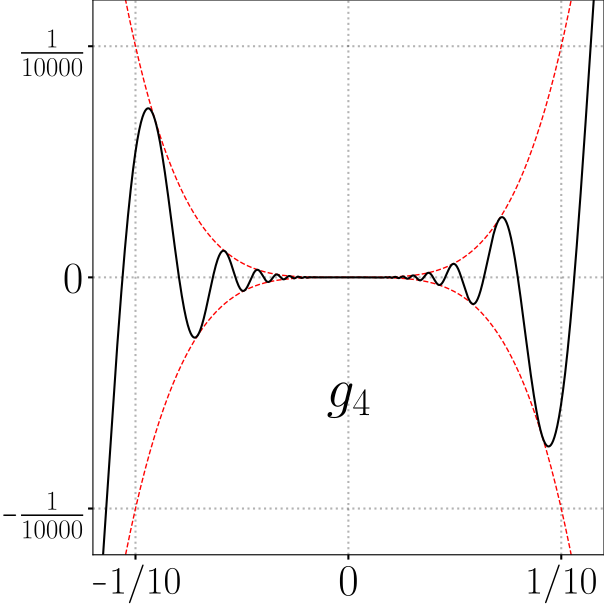

Recreate this plot in Python.
import numpy as np, matplotlib.pyplot as plt, matplotlib.transforms as transforms
from matplotlib import rcParams
from pathlib import Path

rcParams['font.size'] = 32
rcParams['text.usetex'] = True
rcParams['text.latex.preamble'] = r'\usepackage{amsfonts} \DeclareMathSymbol{\shortminus}{\mathbin}{AMSa}{"39}'

fig = plt.figure(figsize=(7, 7))
ax = fig.add_subplot()
ax.set_xlim(-0.12, 0.12)
ax.set_ylim(-0.00012, 0.00012)

x = np.linspace(-0.2, 0.2, 10000)
y = x**4 * np.sin(1 / x)

ax.plot(x, x**4, linewidth=1, color='red', linestyle='--')
ax.plot(x, -x**4, linewidth=1, color='red', linestyle='--')

ax.plot(x, y, linewidth=1.5, color='black')

ax.grid(color='black', alpha=0.3, linewidth=1.5, linestyle=':')

ax.annotate(
    xy=(0, -0.00005),
    text='$g_4$',
    fontsize=40,
    ha='center',
    va='center'
)

ax.set_xticks([-0.1, 0, 0.1], labels=[r'$\shortminus 1/10$', '$0$', '$1/10$'])
ax.set_yticks([-0.0001, 0, 0.0001], labels=[r'$\shortminus \frac{1}{10000}$', '$0$', r'$\frac{1}{10000}$'])

for tick in ax.get_xticklabels()[::2]:
    tick.set_fontsize(28)

for tick in ax.get_yticklabels()[::2]:
    tick.set_fontsize(28)

ax.xaxis.set_tick_params(width=1.5)
ax.yaxis.set_tick_params(width=1.5)

plt.tight_layout()

plt.savefig(Path(__file__).with_suffix('.pdf'), format="pdf", bbox_inches="tight", pad_inches=0)
